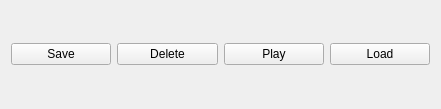
<?xml version="1.0" encoding="UTF-8"?>
<ui version="4.0">
 <class>Form</class>
 <widget class="QWidget" name="Form">
  <property name="geometry">
   <rect>
    <x>0</x>
    <y>0</y>
    <width>441</width>
    <height>109</height>
   </rect>
  </property>
  <property name="windowTitle">
   <string>Form</string>
  </property>
  <layout class="QGridLayout" name="gridLayout">
   <item row="0" column="2">
    <widget class="QPushButton" name="Play_Button">
     <property name="text">
      <string>Play</string>
     </property>
    </widget>
   </item>
   <item row="0" column="0">
    <widget class="QPushButton" name="Save_Button">
     <property name="text">
      <string>Save</string>
     </property>
     <property name="flat">
      <bool>false</bool>
     </property>
    </widget>
   </item>
   <item row="0" column="3">
    <widget class="QPushButton" name="Load_Button">
     <property name="text">
      <string>Load</string>
     </property>
     <property name="flat">
      <bool>false</bool>
     </property>
    </widget>
   </item>
   <item row="0" column="1">
    <widget class="QPushButton" name="Delete_Button">
     <property name="text">
      <string>Delete</string>
     </property>
    </widget>
   </item>
  </layout>
 </widget>
 <resources/>
 <connections/>
</ui>
